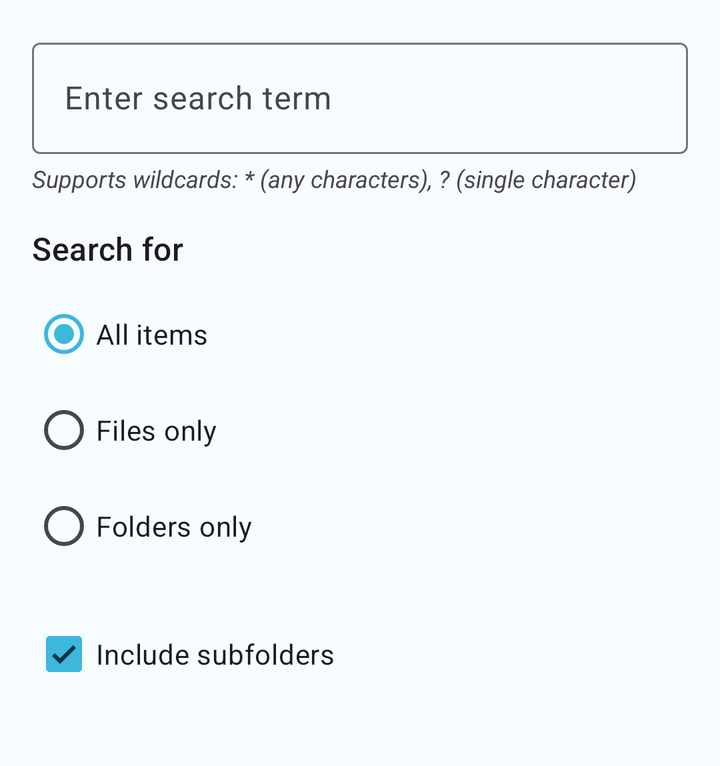
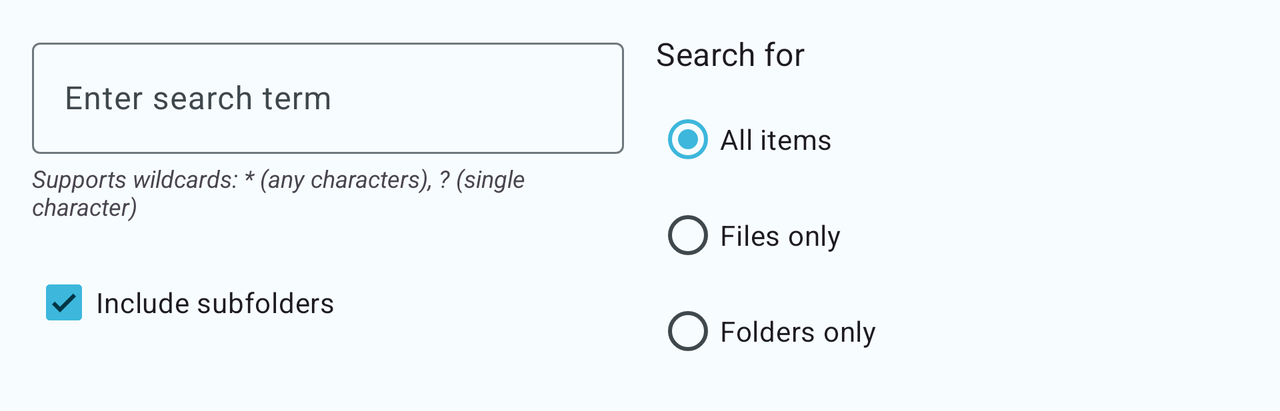

Compare how this app lays out the same screen by default and in its alternative resource folder. The renders come first, then the two layout files and the values they reference.
<!-- AndroidManifest.xml: application theme Theme.SambaLite -->
<!-- res/layout/dialog_search.xml -->
<?xml version="1.0" encoding="utf-8"?>
<LinearLayout xmlns:android="http://schemas.android.com/apk/res/android"
    xmlns:app="http://schemas.android.com/apk/res-auto"
    android:layout_width="match_parent"
    android:layout_height="wrap_content"
    android:orientation="vertical"
    android:padding="16dp">

    <com.google.android.material.textfield.TextInputLayout
        android:id="@+id/search_query_layout"
        android:layout_width="match_parent"
        android:layout_height="wrap_content"
        android:layout_marginBottom="4dp"
        android:hint="@string/search_query_hint">

        <com.google.android.material.textfield.TextInputEditText
            android:id="@+id/search_query_edit_text"
            android:layout_width="match_parent"
            android:layout_height="wrap_content"
            android:inputType="text"
            android:maxLines="1" />
    </com.google.android.material.textfield.TextInputLayout>

    <TextView
        android:layout_width="match_parent"
        android:layout_height="wrap_content"
        android:text="@string/search_wildcard_hint"
        android:textSize="12sp"
        android:textStyle="italic"
        android:layout_marginBottom="16dp"
        android:textColor="?android:attr/textColorSecondary" />

    <TextView
        android:layout_width="match_parent"
        android:layout_height="wrap_content"
        android:text="@string/search_type"
        android:textAppearance="?attr/textAppearanceTitleMedium"
        android:layout_marginBottom="8dp" />

    <RadioGroup
        android:id="@+id/search_type_radio_group"
        android:layout_width="match_parent"
        android:layout_height="wrap_content"
        android:layout_marginBottom="16dp">

        <RadioButton
            android:id="@+id/radio_all"
            android:layout_width="match_parent"
            android:layout_height="wrap_content"
            android:text="@string/search_type_all"
            android:checked="true" />

        <RadioButton
            android:id="@+id/radio_files"
            android:layout_width="match_parent"
            android:layout_height="wrap_content"
            android:text="@string/search_type_files" />

        <RadioButton
            android:id="@+id/radio_folders"
            android:layout_width="match_parent"
            android:layout_height="wrap_content"
            android:text="@string/search_type_folders" />
    </RadioGroup>

    <CheckBox
        android:id="@+id/include_subfolders_checkbox"
        android:layout_width="match_parent"
        android:layout_height="wrap_content"
        android:text="@string/include_subfolders"
        android:checked="true"
        android:layout_marginBottom="16dp" />

</LinearLayout>
<!-- resources referenced by this layout -->
<resources>
  <string name="include_subfolders">Include subfolders</string>
  <string name="search_query_hint">Enter search term</string>
  <string name="search_type">Search for</string>
  <string name="search_type_all">All items</string>
  <string name="search_type_files">Files only</string>
  <string name="search_type_folders">Folders only</string>
  <string name="search_wildcard_hint">Supports wildcards: * (any characters), ? (single character)</string>
  <color name="md_theme_light_primary">#3DB7DC</color>
  <color name="md_theme_light_onPrimary">#003544</color>
  <color name="md_theme_light_primaryContainer">#B8EBFF</color>
  <color name="md_theme_light_onPrimaryContainer">#001F28</color>
  <color name="md_theme_light_secondary">#3DB7DC</color>
  <color name="md_theme_light_onSecondary">#003544</color>
  <color name="md_theme_light_secondaryContainer">#C2F0FF</color>
  <color name="md_theme_light_onSecondaryContainer">#001E26</color>
  <color name="md_theme_light_tertiary">#3DB7DC</color>
  <color name="md_theme_light_onTertiary">#FFFFFF</color>
  <color name="md_theme_light_tertiaryContainer">#C2F0FF</color>
  <color name="md_theme_light_onTertiaryContainer">#001E26</color>
  <color name="md_theme_light_error">#BA1A1A</color>
  <color name="md_theme_light_errorContainer">#FFDAD6</color>
  <color name="md_theme_light_onError">#FFFFFF</color>
  <color name="md_theme_light_onErrorContainer">#410002</color>
  <color name="md_theme_light_background">#F7FCFF</color>
  <color name="md_theme_light_onBackground">#001E26</color>
  <color name="md_theme_light_surface">#F7FCFF</color>
  <color name="md_theme_light_onSurface">#001E26</color>
  <color name="md_theme_light_surfaceVariant">#DBE8ED</color>
  <color name="md_theme_light_onSurfaceVariant">#3F484C</color>
  <color name="md_theme_light_outline">#6F797D</color>
  <color name="md_theme_light_outlineVariant">#BFC8CD</color>
  <color name="md_theme_light_inverseSurface">#0E1F26</color>
  <color name="md_theme_light_inverseOnSurface">#E1F2F9</color>
  <color name="md_theme_light_inversePrimary">#6DD3FF</color>
</resources>
<!-- res/layout-land/dialog_search.xml (the repository's variant of the layout above) -->
<!-- drawn on the phone turned sideways -->
<?xml version="1.0" encoding="utf-8"?>
<LinearLayout xmlns:android="http://schemas.android.com/apk/res/android"
    xmlns:app="http://schemas.android.com/apk/res-auto"
    android:layout_width="match_parent"
    android:layout_height="wrap_content"
    android:orientation="horizontal"
    android:padding="16dp">

    
    <LinearLayout
        android:layout_width="0dp"
        android:layout_height="wrap_content"
        android:layout_weight="1"
        android:orientation="vertical"
        android:layout_marginEnd="8dp">

        <com.google.android.material.textfield.TextInputLayout
            android:id="@+id/search_query_layout"
            android:layout_width="match_parent"
            android:layout_height="wrap_content"
            android:layout_marginBottom="4dp"
            android:hint="@string/search_query_hint">

            <com.google.android.material.textfield.TextInputEditText
                android:id="@+id/search_query_edit_text"
                android:layout_width="match_parent"
                android:layout_height="wrap_content"
                android:inputType="text"
                android:maxLines="1" />
        </com.google.android.material.textfield.TextInputLayout>

        <TextView
            android:layout_width="match_parent"
            android:layout_height="wrap_content"
            android:text="@string/search_wildcard_hint"
            android:textSize="12sp"
            android:textStyle="italic"
            android:layout_marginBottom="16dp"
            android:textColor="?android:attr/textColorSecondary" />

        <CheckBox
            android:id="@+id/include_subfolders_checkbox"
            android:layout_width="match_parent"
            android:layout_height="wrap_content"
            android:text="@string/include_subfolders"
            android:checked="true" />
    </LinearLayout>

    
    <LinearLayout
        android:layout_width="0dp"
        android:layout_height="wrap_content"
        android:layout_weight="1"
        android:orientation="vertical"
        android:layout_marginStart="8dp">

        <TextView
            android:layout_width="match_parent"
            android:layout_height="wrap_content"
            android:text="@string/search_type"
            android:textAppearance="?attr/textAppearanceSubtitle1"
            android:layout_marginBottom="8dp" />

        <RadioGroup
            android:id="@+id/search_type_radio_group"
            android:layout_width="match_parent"
            android:layout_height="wrap_content">

            <RadioButton
                android:id="@+id/radio_all"
                android:layout_width="match_parent"
                android:layout_height="wrap_content"
                android:text="@string/search_type_all"
                android:checked="true" />

            <RadioButton
                android:id="@+id/radio_files"
                android:layout_width="match_parent"
                android:layout_height="wrap_content"
                android:text="@string/search_type_files" />

            <RadioButton
                android:id="@+id/radio_folders"
                android:layout_width="match_parent"
                android:layout_height="wrap_content"
                android:text="@string/search_type_folders" />
        </RadioGroup>
    </LinearLayout>
</LinearLayout>
